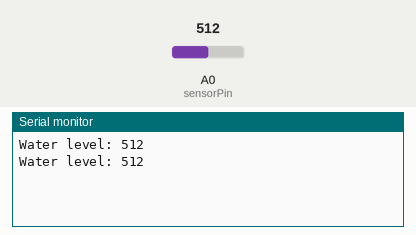
Recording of a sketch running on a simulated Arduino Uno, built with avr-gcc and run on an emulated ATmega328P. Shown: the last lines printed to the serial monitor. Inputs (shaded band) come from the test bench; at power-on: A0 (sensorPin) = 512.

Above: at 1.8 s.
1.9 s: A0 (sensorPin) set to 716
At 2.8 s:
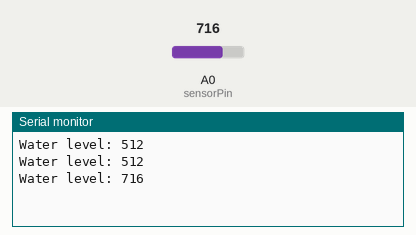
3.4 s: A0 (sensorPin) set to 900
At 4.9 s:
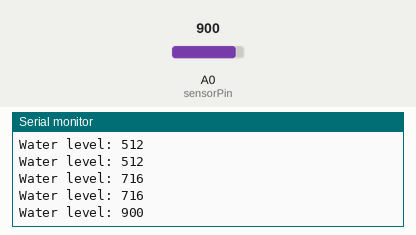
Timing chart, 0 to 6.4 s (numbered marks = the images above; inputs shaded):
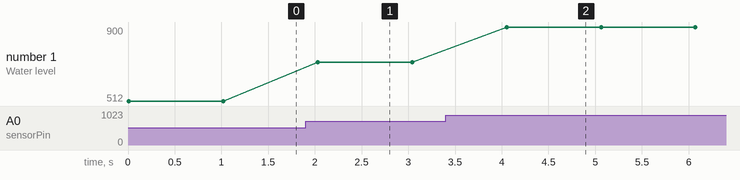

Measured:
- after the input at 1.9 s, the serial monitor: prints a new line after 0.13 s (image 1)
- after the input at 3.4 s, the serial monitor: prints a new line after 0.65 s (image 2)
- plotted number 1: 512 → 716 after the input at 1.9 s, 716 → 900 after the input at 3.4 s

The sketch:

WaterLevelTest.ino
```cpp
// Sensor pins
#define sensorPin A0

// Value for storing water level
int val = 0;

void setup() {
  Serial.begin(9600);
}

void loop() {
  //get the reading from the function below and print it
  int level = readSensor();

  Serial.print("Water level: ");
  Serial.println(level);

  delay(1000);
}

//This is a function used to get the reading
int readSensor() {
  delay(10);              // wait 10 milliseconds
  val = analogRead(sensorPin);    // Read the analog value form sensor
  return val;             // send current reading
}
```
